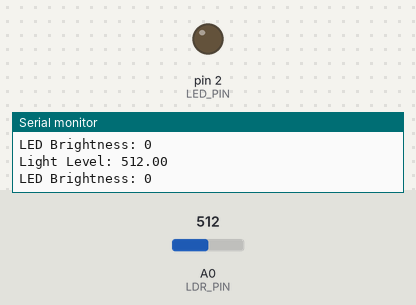
Bench run of a sketch on a simulated Arduino Uno, built with avr-gcc and run on an emulated ATmega328P. Shown: output pins drawn as LEDs (lit = HIGH), the last lines printed to the serial monitor. Inputs (shaded band) come from the test bench; at power-on: A0 (LDR_PIN) = 512.

Above: at 1.2 s.
1.3 s: A0 (LDR_PIN) set to 306
At 3.9 s:
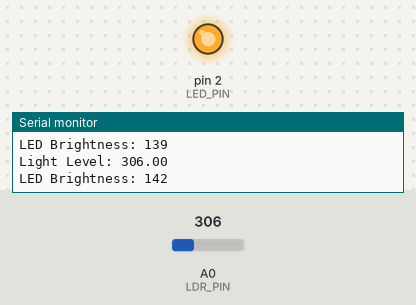
4.2 s: A0 (LDR_PIN) set to 410
At 5.3 s:
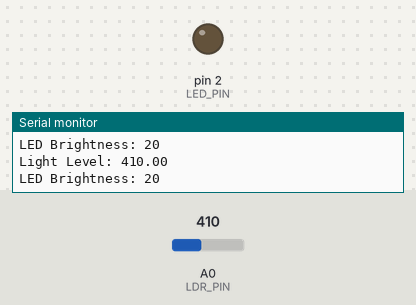
5.7 s: A0 (LDR_PIN) set to 122
At 6.6 s:
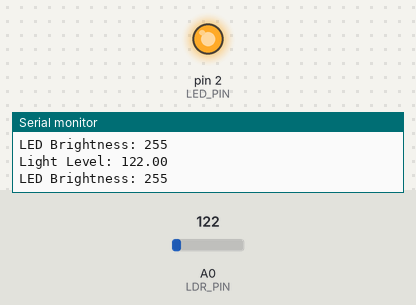
Timing chart, 0 to 8.7 s (numbered marks = the images above; inputs shaded):
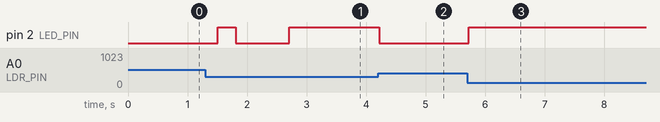

The sketch:

PID_AutoDim_Light.ino
```cpp
#include <PID_v1.h>

#define LDR_PIN A0    // Pinul ADC unde citim luminozitatea
#define LED_PIN 2     // GPIO2 (D4) - LED PWM

int lightThreshold = 400; // Prag de lumină (ajustează după testare)
double lightLevel, output, setpoint;

// Constante PID optimizate pentru ajustare mai fină
double Kp = 1.2, Ki = 0.4, Kd = 0.2;
PID myPID(&lightLevel, &output, &setpoint, Kp, Ki, Kd, DIRECT);

void setup() {
    Serial.begin(115200);
    pinMode(LED_PIN, OUTPUT);
    analogWrite(LED_PIN, 0); // Inițial LED-ul este stins

    setpoint = lightThreshold;
    myPID.SetMode(AUTOMATIC);
    myPID.SetOutputLimits(0, 255); // Limităm output-ul la intervalul PWM
}

void loop() {
    lightLevel = analogRead(LDR_PIN); // Citește senzorul de lumină
    Serial.print("Light Level: ");
    Serial.println(lightLevel);

    myPID.Compute();
    int pwmValue = map(output, 0, 255, 0, 255); // Convertim PID output la PWM
    pwmValue = constrain(pwmValue, 0, 255); // Ne asigurăm că rămâne în interval
    analogWrite(LED_PIN, pwmValue);

    Serial.print("LED Brightness: ");
    Serial.println(pwmValue);

    delay(300); // Delay mai mare pentru reglaj mai stabil
}
```

Measured:
- after the input at 1.3 s, pin 2 (LED_PIN): LOW → HIGH after 0.21 s, → LOW 0.30 s later, → HIGH 0.90 s later
- after the input at 4.2 s, pin 2 (LED_PIN): HIGH → LOW at once
- after the input at 5.7 s, pin 2 (LED_PIN): LOW → HIGH at once
